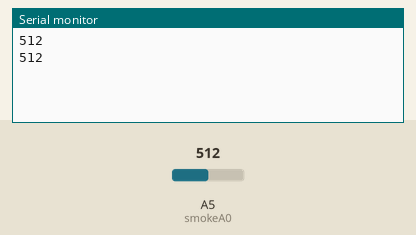
Bench run of a sketch on a simulated Arduino Uno, built with avr-gcc and run on an emulated ATmega328P. Shown: the last lines printed to the serial monitor. The test bench sets the inputs (shaded band); at power-on: A5 (smokeA0) = 512.

Above: at 1.8 s.
1.9 s: A5 (smokeA0) set to 716
At 2.6 s:
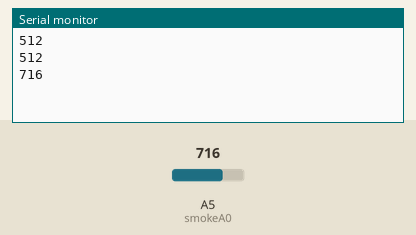
3.4 s: A5 (smokeA0) set to 900
At 4.9 s:
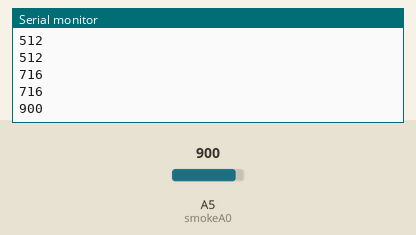
Timing chart, 0 to 6.4 s (numbered marks = the images above; inputs shaded):
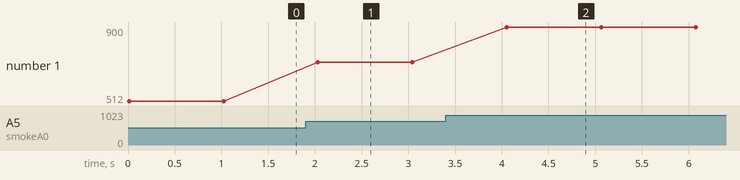

The sketch:

test_1_ard_uno.ino
```cpp
#include <SoftwareSerial.h>

const byte HC12TxdPin = 10;                  // Transmit Pin on HC12
const byte HC12RxdPin = 11;                  // Recieve Pin on HC12

int smokeA0 = A5;
int sensorThreshold = 140;

String place = "home";

SoftwareSerial HC12(HC12TxdPin, HC12RxdPin); // Create Software Serial Port

void senddata();

void setup() {
  pinMode(smokeA0, INPUT);

  Serial.begin(9600);                       // Open serial port to computer
  HC12.begin(9600);                         // Open serial port to HC12
}
String stringToSend = "hello world";
int i = 0;

void loop() {
  int analogSensor = analogRead(smokeA0);
  // Define
  //  if (analogSensor > 70) {
  String str = place + ":" + (String)analogSensor;

  // Length (with one extra character for the null terminator)
  int str_len = str.length() + 1;

  // Prepare the character array (the buffer)
  char char_array[str_len];

  // Copy it over
  str.toCharArray(char_array, str_len);
  for (i = 0; i < str_len; i++) {
    HC12.write(char_array[i]);
    //  senddata();
  }

  HC12.write('\n');
  //  }
  Serial.println(analogSensor);
  delay(1000);
}
```

send_data.ino
```cpp
void senddata(){
  if(HC12.available()){                     // If Arduino's HC12 rx buffer has data
    Serial.write(HC12.read());              // Send the data to the computer
    }
  if(Serial.available()){                   // If Arduino's computer rx buffer has data
    HC12.write(Serial.read());              // Send that data to serial
  }
}
```

Measured:
- after the input at 1.9 s, the serial monitor: prints a new line after 0.13 s (image 1)
- after the input at 3.4 s, the serial monitor: prints a new line after 0.66 s (image 2)
- plotted number 1: 512 → 716 after the input at 1.9 s, 716 → 900 after the input at 3.4 s
